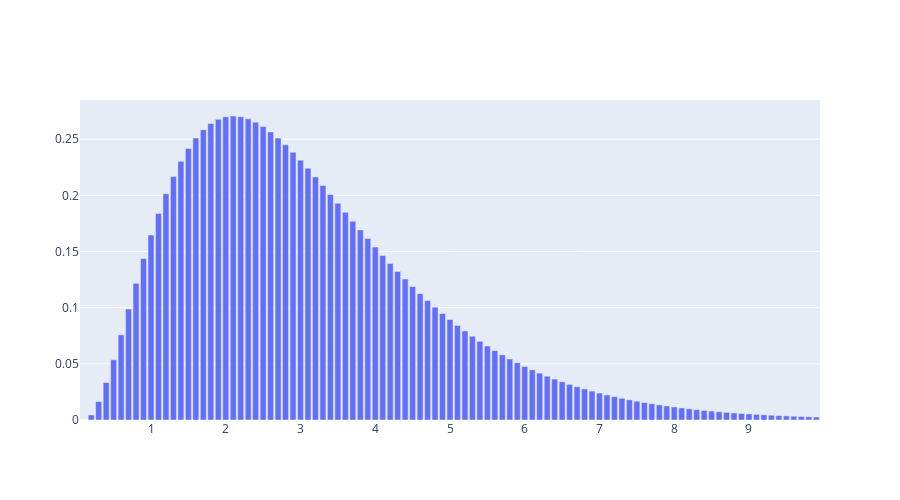

Write notebook code for a chart like this one.
### Markdown cell above
$\textbf{Gamma Distribution}$

- When the random variable $Y$ is always positive and always skewed to the right.

- Most of the area of the PDF is located near the origin, and the PDF drops gradually as y increases.

- A random variable $Y$ has a gamma distributions with parameters $\alpha>0$ and $\beta>0$ $\iff$

\begin{gather}
f(y) = \begin{cases}
      \frac{y^{\alpha-1}e^{\frac{-y}{\beta}}}{\beta^{\alpha} \Gamma(\alpha)}, & \text{if}\ 0\leq y < \infty \\
      0, & \text{otherwise}
    \end{cases}
\end{gather}

If $\alpha \in \mathbb{R^+} >0$:

\begin{gather}
\Gamma(\alpha) = \int_0^\infty y^{\alpha-1}e^{-y} dy
\end{gather}

If $\alpha \in \mathbb{Z^+} >0$:

\begin{gather}
\Gamma(\alpha) = (\alpha-1)!
\end{gather}

- $E[Y] = \alpha \beta$

- $V[Y] = \alpha \beta^2$

### Code cell
from scipy.stats import gamma
import numpy as np
import plotly
import plotly.graph_objects as go

#creating an array of values between
#-3 to 8 with a difference of 0.1
x = np.arange(0.1, 10, 0.1)
   
y = gamma.pdf(x, 3, 0.1)

fig = go.Figure([go.Bar(x=x, y=y)])
fig.update_layout(height = 500)
fig.show()

### Figure 1 — Plotly figure (JSON) as saved in the notebook; plotly's stock layout.template omitted (floating-point values rounded to 4 significant figures)
{"data": [{"type": "bar", "x": [0.1, 0.2, 0.3, 0.4, 0.5, 0.6, 0.7, 0.8, 0.9, 1, 1.1, 1.2, 1.3, 1.4, 1.5, 1.6, 1.7, 1.8, 1.9, 2, 2.1, 2.2, 2.3, 2.4, 2.5, 2.6, 2.7, 2.8, 2.9, 3.0, 3.1, 3.2, 3.3, 3.4, 3.5, 3.6, 3.7, 3.8, 3.9, 4, 4.1, 4.2, 4.3, 4.4, 4.5, 4.6, 4.7, 4.8, 4.9, 5, 5.1, 5.2, 5.3, 5.4, 5.5, 5.6, 5.7, 5.8, 5.9, 6, 6.1, 6.2, 6.3, 6.4, 6.5, 6.6, 6.7, 6.8, 6.9, 7, 7.1, 7.2, 7.3, 7.4, 7.5, 7.6, 7.7, 7.8, 7.9, 8, 8.1, 8.2, 8.3, 8.4, 8.5, 8.6, 8.7, 8.8, 8.9, 9, 9.1, 9.2, 9.3, 9.4, 9.5, 9.6, 9.7, 9.8, 9.9], "y": [0, 0.004524, 0.01637, 0.03334, 0.05363, 0.07582, 0.09879, 0.1217, 0.1438, 0.1647, 0.1839, 0.2014, 0.2169, 0.2303, 0.2417, 0.251, 0.2584, 0.264, 0.2678, 0.27, 0.2707, 0.27, 0.2681, 0.2652, 0.2613, 0.2565, 0.251, 0.245, 0.2384, 0.2314, 0.224, 0.2165, 0.2087, 0.2008, 0.1929, 0.185, 0.1771, 0.1692, 0.1615, 0.1539, 0.1465, 0.1393, 0.1323, 0.1254, 0.1188, 0.1125, 0.1063, 0.1005, 0.09481, 0.0894, 0.08422, 0.07929, 0.07458, 0.07011, 0.06585, 0.06181, 0.05798, 0.05436, 0.05092, 0.04768, 0.04462, 0.04173, 0.03901, 0.03644, 0.03403, 0.03176, 0.02963, 0.02763, 0.02575, 0.02399, 0.02234, 0.0208, 0.01935, 0.018, 0.01674, 0.01556, 0.01445, 0.01342, 0.01246, 0.01157, 0.01073, 0.009958, 0.009234, 0.00856, 0.007933, 0.00735, 0.006808, 0.006304, 0.005836, 0.005402, 0.004998, 0.004624, 0.004276, 0.003954, 0.003655, 0.003378, 0.003121, 0.002883, 0.002663]}], "layout": {"height": 500}}
